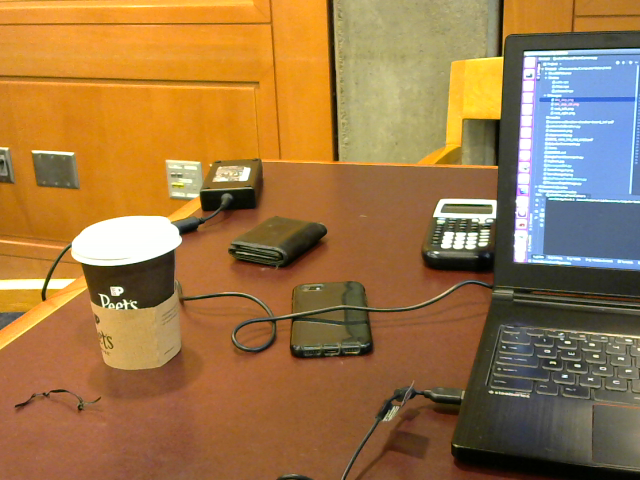
#> input picture images/stereo_0.png, 640 x 480 px
$ python EpipolarStereopsis.py
#> lines starting #> are read from the running program, lines starting #| are printed output that depends on the picture; after the words box and inside, x2 and y2 are one past the last pixel; in counts of white or black regions, pixels touching at a corner belong together; long printed decimals are rounded
# Epipolar Stereopsis
# Alex Barnett, Spring 2019
# Code sourced from Dr. Peters

import numpy as np
import cv2

filename1 = './images/stereo_0.png'
filename2 = './images/stereo_1.png'

def orb_detector(img):

    # Initiate ORB detector
    orb = cv2.ORB_create()

    # Find the keypoints with ORB
    kp = orb.detect(img, None)

    # Compute the descriptors with ORB
    kp, des = orb.compute(img, kp)

    # Draw keypoints location
    img = cv2.drawKeypoints(img, kp, None, color=(0, 255, 0), flags=0)

    return kp, des, img


def feature_matching(norm, img1, img2, kp1, kp2, des1, des2, numMatches, display, fileout):

    # create BFMatcher object
    bf = cv2.BFMatcher(norm, crossCheck=True)

    # Match descriptors
    matches = bf.match(des1, des2)

    # Sort them in the order of their distance
    matches = sorted(matches, key=lambda x: x.distance)

    # Draw matches
    img3 = np.array([])
    img3 = cv2.drawMatches(img1, kp1, img2, kp2, matches[:numMatches], img3, flags=2)

    cv2.imshow(display, img3)
    if cv2.waitKey(0) & 0xff == 27:
        cv2.destroyAllWindows()
    cv2.imwrite('./results/feature_match.png', img3)

    return matches


def drawlines(img1, img2, lines, pts1, pts2):
    ''' img1 - image on which we draw the epilines for the points in img2
        lines - corresponding epilines '''
    r, c, B = img1.shape
    # img1 = cv2.cvtColor(img1,cv2.COLOR_GRAY2BGR)
    # img2 = cv2.cvtColor(img2,cv2.COLOR_GRAY2BGR)
    for r, pt1, pt2 in zip(lines, pts1, pts2):
        color = tuple(np.random.randint(0, 255, 3).tolist())
        x0, y0 = map(int, [0, -r[2]/r[1]])
        x1, y1 = map(int, [c, -(r[2]+r[0]*c)/r[1] ])
        img1 = cv2.line(img1, (x0,y0), (x1,y1), color,1)
        # img1 = cv2.circle(img1,tuple(pt1),5,color,-1)
        # img2 = cv2.circle(img2,tuple(pt2),5,color,-1)
    return img1,img2

# Find good conjugate pixel pairs from feature matching on a stereo pair of images

''' ORB Detector '''
img_left = cv2.imread(filename1)
#> img_left is the input picture: shape (480, 640, 3); mean B, G, R 71.9, 118.6, 156.2
img_right = cv2.imread(filename2)
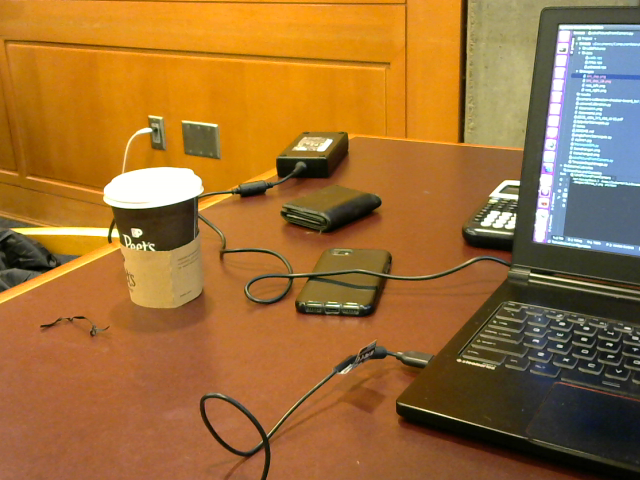
#> input picture images/stereo_1.png, 640 x 480 px
#> img_right is the input picture: shape (480, 640, 3); mean B, G, R 55.2, 111, 156.8
R, C, B = np.shape(img_left)
#> R = 480; C = 640; B = 3

kp_left, des_left, img_left_orb = orb_detector(img_left)
#> in orb_detector, `kp = orb.detect(img, None)`: kp = 500 keypoints; strongest (x, y, size): (119, 306, 31), (104, 298, 31), (135, 304, 31), (121, 289, 37.2)
#> kp_left has the same summary as kp in orb_detector
kp_right, des_right, img_right_orb = orb_detector(img_right)
#> in orb_detector (call 2), `kp = orb.detect(img, None)`: kp = 500 keypoints; strongest (x, y, size): (135, 230, 53.6), (518, 184, 31), (140, 232, 44.6), (518, 182, 37.2)
#> in orb_detector (call 2), `img = cv2.drawKeypoints(img, kp, None, color=(0, 255, 0), flags=0)`:
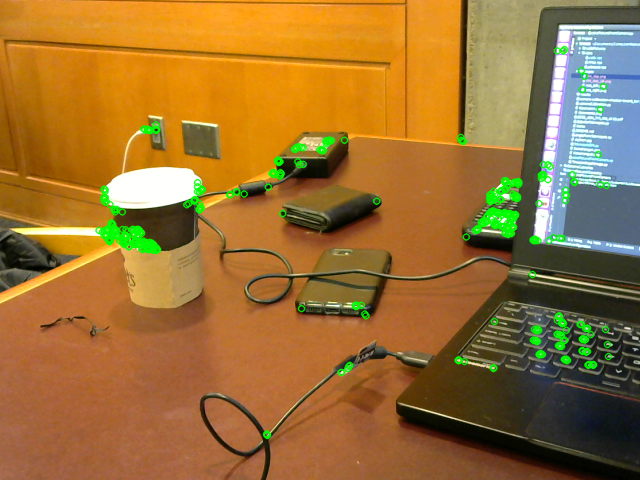
#> img: shape (480, 640, 3); mean B, G, R 53.1, 113.2, 154.1
#> kp_right has the same summary as kp in orb_detector

# Visualize ORB detector
cv2.imshow('ORB Corner Detector 1', img_left_orb)
cv2.imshow('ORB Corner Detector 2', img_right_orb)
if cv2.waitKey(0) & 0xff == 27:
#> (key Esc is pressed here)
    cv2.destroyAllWindows()
#
# Write images to files
# cv2.imwrite('./results/orb/orb1.png', img1_orb)
# cv2.imwrite('./results/orb/orb2.png', img2_orb)

''' ORB Feature Matching '''
matches = feature_matching(cv2.NORM_HAMMING, img_left, img_right, kp_left, kp_right, des_left, des_right, 100,
                           'ORB Feature Matching', 'featureMatch_orb.png')
#> in feature_matching, `matches = bf.match(des1, des2)`: matches = 171 matches
#> in feature_matching, `img3 = cv2.drawMatches(img1, kp1, img2, kp2, matches[:numMatches], img..`:
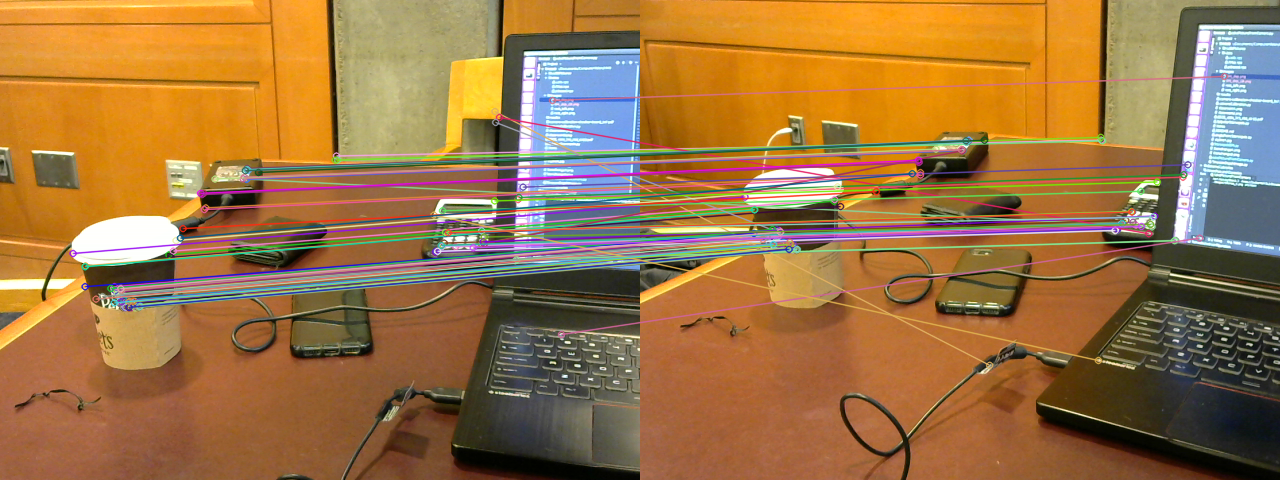
#> img3: shape (480, 1280, 3); mean B, G, R 68.3, 116, 156.6
#> (key Esc is pressed here)
#> matches = 171 matches

# Load camera parameters
calib = np.load('./data/calib.npz')
#> (reads data/calib.npz from the repository)
parameters = calib._files
Kn, distn, rvecn, tvecn = [parameters[0], parameters[1], parameters[2], parameters[3]]
cameraMatrix, distCoeffs, rvec, tvec = [calib[parameters[0]], calib[parameters[1]],
                                        calib[parameters[2]], calib[parameters[3]]]

# Undistort images
img_left_undistorted = cv2.undistort(img_left, cameraMatrix, distCoeffs)
img_right_undistorted = cv2.undistort(img_right, cameraMatrix, distCoeffs)
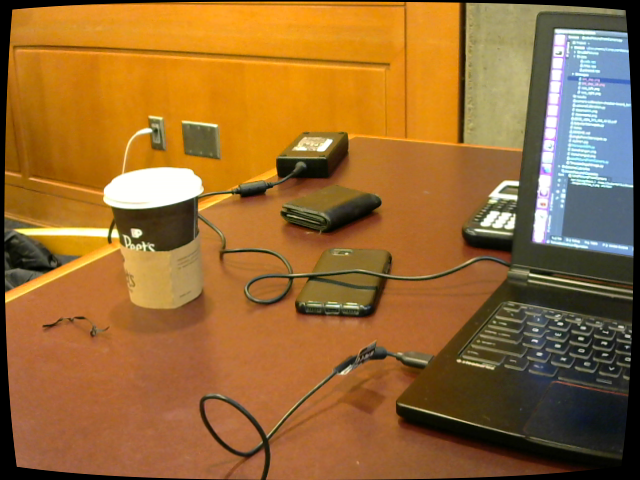
#> img_right_undistorted: shape (480, 640, 3); mean B, G, R 52.4, 106.7, 151.3

# Display undistorted images
cv2.imshow('Undistorted Image Left', img_left_undistorted)
cv2.imshow('Undistorted Image Right', img_right_undistorted)
if cv2.waitKey(0) & 0xff == 27:
#> (key Esc is pressed here)
    cv2.destroyAllWindows()
cv2.imwrite('./results/undistortleft.png', img_left_undistorted)
cv2.imwrite('./results/undistortright.png', img_right_undistorted)

newK, roi = cv2.getOptimalNewCameraMatrix(cameraMatrix, distCoeffs, (C, R), 0, (C, R))
#> roi = (0, 0, 639, 479)
print(cameraMatrix)
print(newK)
#| [[873.426   0.         320.461]
#|  [  0.         865.807 208.306]
#|  [  0.           0.           1.        ]]

# N x 1 x 2
matched_kps_left = [kp_left[mat.queryIdx].pt for mat in matches]
#> matched_kps_left = 171 pairs, first value 43.2 to 578.4, second value 55.2 to 376
matched_kps_right = [kp_right[mat.trainIdx].pt for mat in matches]
#> matched_kps_right = 171 pairs, first value 104.5 to 608, second value 50.4 to 368
matched_kps_left = np.array(matched_kps_left)
matched_kps_right = np.array(matched_kps_right)

matched_kps_left = matched_kps_left[:, np.newaxis, :]
#> matched_kps_left = 171 rows, first 8: [335.9, 155.5], [435.5, 252.3], [434.9, 252], [435.5, 250.9], [337.2, 159.6], [552, 100], [442.4, 245.4], [514.8, 260.4]
matched_kps_right = matched_kps_right[:, np.newaxis, :]
#> matched_kps_right = 171 rows, first 8: [460.8, 139.7], [476.9, 229.8], [476.6, 229], [476.9, 228.1], [462, 140.4], [584, 76], [483.8, 222.9], [535.2, 240]

criteria = (cv2.TERM_CRITERIA_EPS + cv2.TERM_CRITERIA_MAX_ITER, 30, 1e-6)

# Undistort the image points
pts_left_undistorted = cv2.undistortPointsIter(matched_kps_left, cameraMatrix, distCoeffs,
                                               R=None, P=newK, criteria=criteria)
#> pts_left_undistorted = 171 rows, first 8: [337.9, 153.1], [443.2, 255.1], [442.6, 254.8], [443.2, 253.6], [339.2, 157.4], [564.1, 96.26], [450.5, 247.8], [526.7, 263.8]
pts_right_undistorted = cv2.undistortPointsIter(matched_kps_right, cameraMatrix, distCoeffs,
                                                R=None, P=newK, criteria=criteria)
#> pts_right_undistorted = 171 rows, first 8: [469.6, 136.8], [486.9, 231.5], [486.6, 230.6], [486.9, 229.7], [470.9, 137.6], [595.8, 72.3], [494.1, 224.3], [547.9, 242.4]

# Compute the fundamental matrix
F, mask = cv2.findFundamentalMat(pts_left_undistorted, pts_right_undistorted,
                                 method=cv2.RANSAC, ransacReprojThreshold=0.5, confidence=.99)
#> F = [[1.78e-06, 2.88e-05, -0.00525], [-2.38e-05, 2e-05, -0.0195], [0.00384, 0.00646, 1]]; mask = 171 values, max 1 at index 1, min 0 at index 0, mean 0.246

# Compute the essential matrix
E = np.matmul(np.transpose(cameraMatrix), np.matmul(F, cameraMatrix))
#> E = [[1.22, 19.55, 1.08], [-16.14, 13.55, -18.83], [-0.441, 16.3, -0.775]]

# Recover inliers
inl_pts_left = matched_kps_left[mask.ravel() == 1]
#> inl_pts_left = 42 rows, first 8: [435.5, 252.3], [434.9, 252], [435.5, 250.9], [442.4, 245.4], [334.8, 159.6], [122, 291], [130.8, 307.2], [134.4, 301.2]
inl_pts_right = matched_kps_right[mask.ravel() == 1]
#> inl_pts_right = 42 rows, first 8: [476.9, 229.8], [476.6, 229], [476.9, 228.1], [483.8, 222.9], [460.3, 136.9], [141, 233], [149, 249], [152.4, 243.6]
nPts = inl_pts_left.shape[0]
#> nPts = 42

newPts_left, newPts_right = cv2.correctMatches(F, np.reshape(inl_pts_left, (1, nPts, 2)),
                                               np.reshape(inl_pts_right, (1, nPts, 2)))
#> newPts_left = 42 pairs, first value 42.88 to 516.3, second value 160.1 to 308.3; newPts_right = 42 pairs, first value 122.5 to 534.6, second value 136.3 to 303.1
newPts_left = newPts_left.reshape(-1, 1, 2)
#> newPts_left = 42 rows, first 8: [435.4, 253.5], [434.9, 252.9], [435.4, 251.9], [442.3, 246.3], [334.8, 160.1], [121.9, 292], [130.7, 308.2], [134.3, 302.1]
newPts_right = newPts_right.reshape(-1, 1, 2)
#> newPts_right = 42 rows, first 8: [477.1, 228.6], [476.7, 228.1], [477, 227.1], [483.9, 222], [460.3, 136.3], [141.2, 231.9], [149.2, 248], [152.6, 242.6]

# Draw epilines
lines1 = cv2.computeCorrespondEpilines(newPts_right.reshape(-1, 1, 2), 2, F)
#> lines1 = 42 rows, first 8: [-0.03, 1, -240.3], [-0.0295, 1, -240], [-0.0286, 1, -239.4], [-0.0231, 1, -236], [0.0632, 0.998, -181], [-0.0932, 0.996, -279.4], [-0.113, 0.994, -291.5], [-0.105, 0.994, -286.4]
lines1 = lines1.reshape(-1, 3)
img5, img6 = drawlines(img_left, img_right, lines1, newPts_left, newPts_right)
#> the loop in drawlines, `for r, pt1, pt2 in zip(lines, pts1, pts2):` made 42 passes
#> (r, pt1, pt2, color, y0, y1) on passes 1 to 7: ([-0.03, 1, -240.3], [[435.4, 253.5]], [[477.1, 228.6]], (172, 47, 117), 240, 259), ([-0.0295, 1, -240], [[434.9, 252.9]], [[476.7, 228.1]], (192, 67, 251), 240, 258), ([-0.0286, 1, -239.4], [[435.4, 251.9]], [[477, 227.1]], (195, 103, 9), 239, 257), ([-0.0231, 1, -236], [[442.3, 246.3]], [[483.9, 222]], (211, 21, 242), 236, 250), ([0.0632, 0.998, -181], [[334.8, 160.1]], [[460.3, 136.3]], (36, 87, 70), 181, 140), ([-0.0932, 0.996, -279.4], [[121.9, 292]], [[141.2, 231.9]], (216, 88, 140), 280, 340), ([-0.113, 0.994, -291.5], [[130.7, 308.2]], [[149.2, 248]], (58, 193, 230), 293, 366)
#> after the loop in drawlines, `for r, pt1, pt2 in zip(lines, pts1, pts2):`:
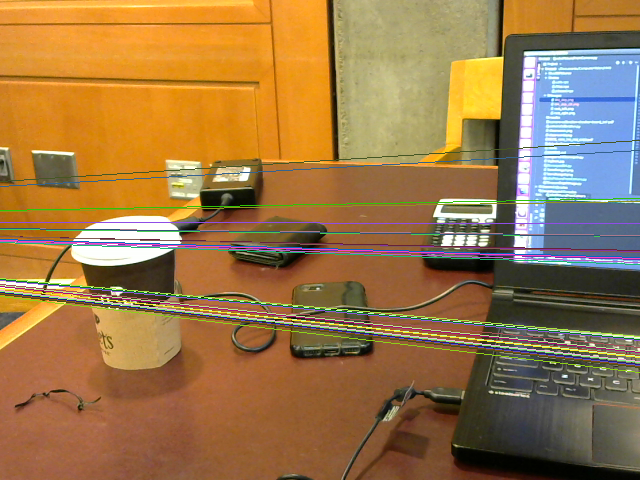
#> img1: shape (480, 640, 3); mean B, G, R 73.4, 119, 155.1
lines2 = cv2.computeCorrespondEpilines(newPts_left.reshape(-1, 1, 2), 1, F)
#> lines2 = 42 rows, first 8: [0.114, -0.994, 173], [0.113, -0.994, 172.8], [0.112, -0.994, 172.4], [0.105, -0.995, 170.2], [-0.00165, -1, 137], [0.2, -0.98, 198.9], [0.229, -0.973, 207.2], [0.217, -0.976, 203.7]
lines2 = lines2.reshape(-1, 3)
img3, img4 = drawlines(img_left, img_right, lines2, newPts_left, newPts_right)
#> the loop in drawlines (call 2), `for r, pt1, pt2 in zip(lines, pts1, pts2):` made 42 passes
#> (r, pt1, pt2, color, y0, y1) on passes 1 to 8: ([0.114, -0.994, 173], [[435.4, 253.5]], [[477.1, 228.6]], (49, 69, 169), 174, 247), ([0.113, -0.994, 172.8], [[434.9, 252.9]], [[476.7, 228.1]], (163, 192, 95), 173, 246), ([0.112, -0.994, 172.4], [[435.4, 251.9]], [[477, 227.1]], (197, 94, 0), 173, 245), ([0.105, -0.995, 170.2], [[442.3, 246.3]], [[483.9, 222]], (113, 178, 36), 171, 238), ([-0.00165, -1, 137], [[334.8, 160.1]], [[460.3, 136.3]], (162, 48, 93), 137, 135), ([0.2, -0.98, 198.9], [[121.9, 292]], [[141.2, 231.9]], (131, 98, 42), 202, 333), ([0.229, -0.973, 207.2], [[130.7, 308.2]], [[149.2, 248]], (205, 112, 231), 212, 363), ([0.217, -0.976, 203.7], [[134.3, 302.1]], [[152.6, 242.6]], (149, 201, 127), 208, 350)
#> pass 1, in drawlines (call 2), `img1 = cv2.line(img1, (x0,y0), (x1,y1), color,1)`:
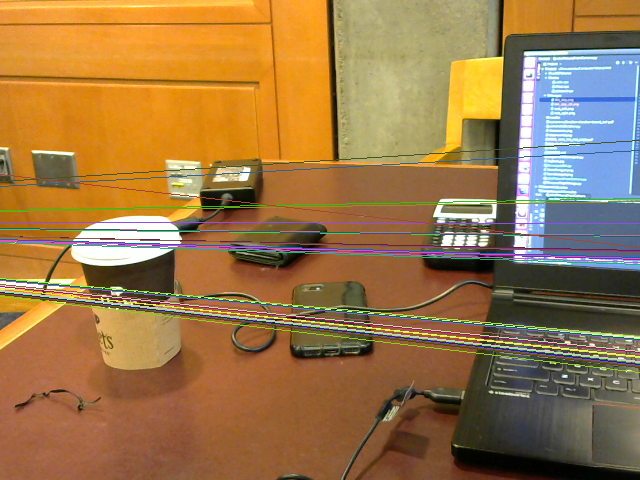
#> img1: shape (480, 640, 3); 0.21% of pixels changed, all inside (x1, y1, x2, y2) = (0, 174, 640, 248)
#> after the loop in drawlines (call 2), `for r, pt1, pt2 in zip(lines, pts1, pts2):`:
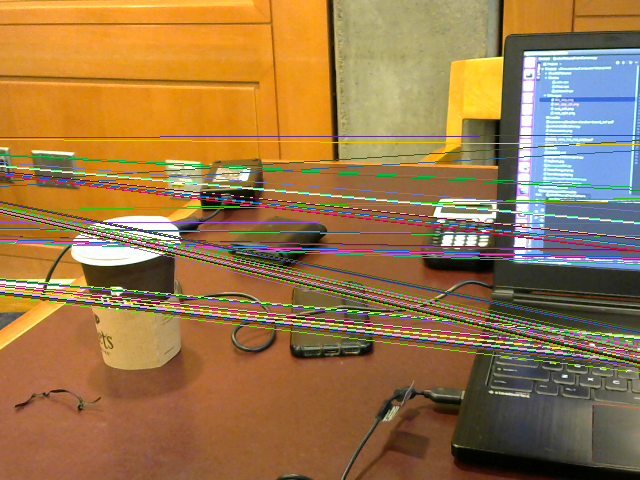
#> img1: shape (480, 640, 3); mean B, G, R 74.4, 119.2, 153.7

# Display and write epilines
cv2.imshow('Left Image w/ epilines', img5)
cv2.imshow('Right Image w/ epilines', img3)
if cv2.waitKey(0) & 0xff == 27:
#> (key Esc is pressed here)
    cv2.destroyAllWindows()
cv2.imwrite('./results/epilinesl.png', img5)
cv2.imwrite('./results/epilines2.png', img3)

# Decompose essential matrix into translational and rotational vectors
ret, rot, trans, mask, wPts = cv2.recoverPose(E, newPts_left, newPts_right, newK, distanceThresh=1000)
#> ret = 41; rot = [[0.95, -0.263, 0.168], [0.238, 0.959, 0.155], [-0.201, -0.108, 0.974]]; trans = [-0.611, -0.0676, 0.789]; mask = 42 values, max 255 at index 0, min 0 at index 40, mean 248.9
np.savez('./data/FMat.npz', F=F, E=E, rvec=rot, tvec=trans)

# Homogenize worldpoint estimates
wPts = cv2.convertPointsFromHomogeneous(np.transpose(wPts))
#> wPts = 42 rows, first 8: [0.652, -0.251, 5.17], [0.649, -0.255, 5.18], [0.65, -0.261, 5.16], [0.689, -0.3, 5.17], [-0.0431, -2.32, 15.63], [-0.59, 0.072, 2.6], [-0.581, 0.128, 2.69], [-0.571, 0.106, 2.69]

# Calculate left and right projection matrices
PL = np.append(newK, np.zeros((3, 1), dtype=float), axis=1)
PR = np.append(newK, np.append(rot, trans, axis=1))
#> PR = 21 values, max 873.4 at index 0, min -0.611 at index 12, mean 108.2
invRot = np.transpose(rot)
#> invRot = [[0.95, 0.238, -0.201], [-0.263, 0.959, -0.108], [0.168, 0.155, 0.974]]
invTrans = -np.matmul(invRot, trans)
#> invTrans = [0.755, -0.0107, -0.655]

# Compute rotation vector from rotation matrix
rotVec = cv2.Rodrigues(rot)

# Project triangulated world points onto the left image plane
proj_left = cv2.projectPoints(wPts, (0, 0, 0), (0, 0, 0), newK, distCoeffs)
# Project triangulated world points onto the right image plane
proj_right = cv2.projectPoints(wPts, rotVec[0], trans, newK, distCoeffs)
#> (the run stopped early here; a loop or call above may not have finished)
